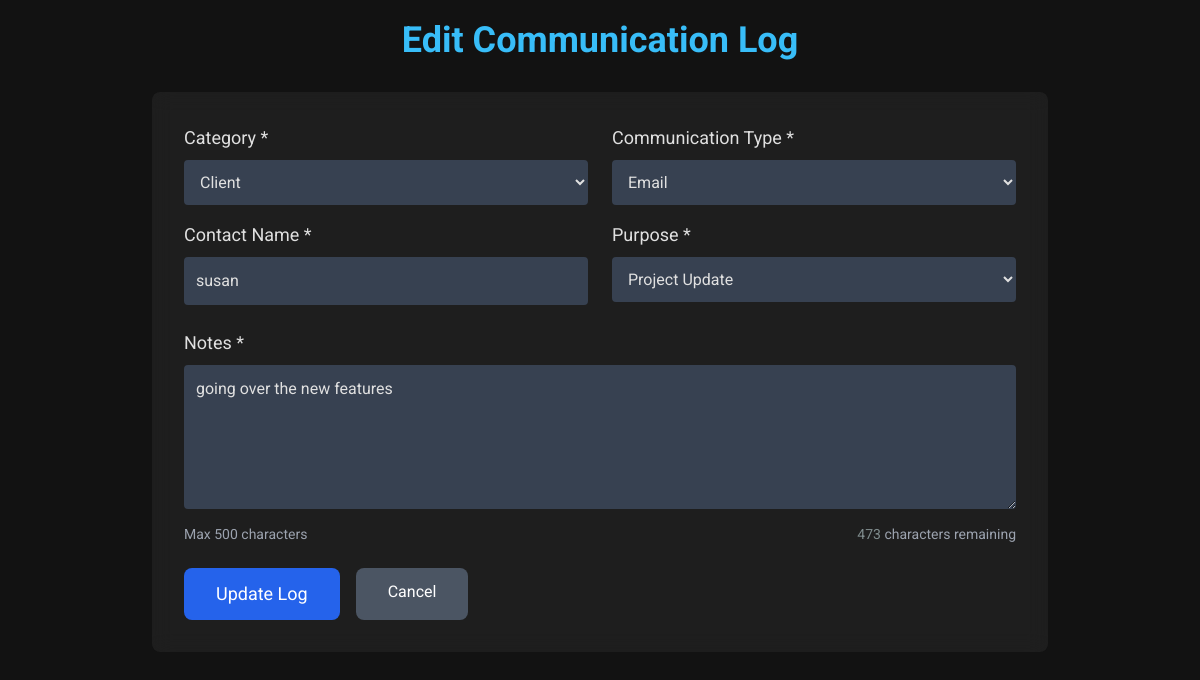
/edit/3 (signed in), run on the app's committed database.
### tables this page shows
CREATE TABLE logs (
            id INTEGER PRIMARY KEY AUTOINCREMENT,
            person_type TEXT NOT NULL,
            name TEXT NOT NULL CHECK(length(name) BETWEEN 2 AND 50),
            date TEXT NOT NULL,
            interaction_type TEXT NOT NULL,
            notes TEXT NOT NULL CHECK(length(notes) <= 500),
            issue_type TEXT NOT NULL,
            user_id INTEGER NOT NULL,
            created_by TEXT NOT NULL,
            FOREIGN KEY (user_id) REFERENCES users(id)
        );

### app.py (the view, shortened to what this page needs)
@app.route('/edit/<int:log_id>', methods=['GET', 'POST'])
@login_required
def edit_log(log_id):
    conn = get_db_connection()
    log = conn.execute('''
        SELECT logs.*, users.username
        FROM logs JOIN users ON logs.user_id = users.id
        WHERE logs.id = ?
    ''', [log_id]).fetchone()
    if not log or int(log['user_id']) != int(current_user.id):
        conn.close()
        flash("You can only edit your own logs", 'error')
        return redirect(url_for('index'))
    conn.close()
    return render_template('edit_log.html', log=dict(log))

### app.py (called while the page is built)
def get_db_connection():
    conn = sqlite3.connect(DATABASE_PATH)
    conn.row_factory = sqlite3.Row
    return conn

@login_manager.user_loader
def load_user(user_id):
    return User(user_id)

### templates/edit_log.html (shortened to what this page needs)
<!DOCTYPE html>
<html lang="en">
<head>
    <script src="https://cdn.tailwindcss.com"></script>
</head>
<body>
    <div class="max-w-4xl mx-auto">
        <h1 class="text-4xl neon font-bold mb-8 text-center">Edit Communication Log</h1>
        <div class="glass p-8 rounded-lg">
            <form method="POST" action="{{ url_for('edit_log', log_id=log.id) }}">
                <div class="grid grid-cols-1 md:grid-cols-2 gap-6 mb-6">
                    <div class="space-y-4">
                        <div>
                            <label for="person_type" class="block mb-2 text-lg">Category *</label>
                            <select id="person_type" name="person_type" class="w-full p-3 rounded bg-gray-700" required>
                                <option value="Client" {% if log.person_type == 'Client' %}selected{% endif %}>Client</option>
                            </select>
                        </div>
                        <div>
                            <label for="name" class="block mb-2 text-lg">Contact Name *</label>
                            <input type="text" id="name" name="name" value="{{ log.name }}"
                                   class="w-full p-3 rounded bg-gray-700"
                                   pattern=".{2,50}"
                                   title="2-50 characters"
                                   required>
                        </div>
                    </div>
                    <div class="space-y-4">
                        <div>
                            <label for="interaction_type" class="block mb-2 text-lg">Communication Type *</label>
                            <select id="interaction_type" name="interaction_type" class="w-full p-3 rounded bg-gray-700" required>
                                <option value="Email" {% if log.interaction_type == 'Email' %}selected{% endif %}>Email</option>
                            </select>
                        </div>
                        <div>
                            <label for="issue_type" class="block mb-2 text-lg">Purpose *</label>
                            <select id="issue_type" name="issue_type" class="w-full p-3 rounded bg-gray-700" required>
                                <option value="Project Update" {% if log.issue_type == 'Project Update' %}selected{% endif %}>Project Update</option>
                            </select>
                        </div>
                    </div>
                </div>
                <div class="mb-6">
                    <label for="notes" class="block mb-2 text-lg">Notes *</label>
                    <textarea id="notes" name="notes"
                              class="w-full p-3 rounded bg-gray-700"
                              rows="5"
                              maxlength="500"
                              required>{{ log.notes }}</textarea>
                    <div class="flex justify-between mt-2">
                        <p class="text-sm text-gray-400">Max 500 characters</p>
                        <p class="text-sm text-gray-400"><span id="char-count">{{ 500 - log.notes|length }}</span> characters remaining</p>
                    </div>
                </div>
                <div class="flex gap-4">
                    <button type="submit" class="btn-glow px-8 py-3 text-lg">Update Log</button>
                    <a href="{{ url_for('index') }}" class="px-8 py-3 bg-gray-600 text-white rounded-lg hover:bg-gray-700 transition">Cancel</a>
                </div>
            </form>
        </div>
    </div>
</body>
</html>

### templates/edit_log.html (style rules this page uses)
body { font-family: 'Roboto', sans-serif; background-color: #121212; color: #e0e0e0; margin: 0; padding: 20px; }
.glass { background: rgba(255, 255, 255, 0.05); backdrop-filter: blur(10px); }
.neon { color: #38bdf8; }
.btn-glow { background-color: #2563eb; color: white; border-radius: 0.5rem; padding: 0.75rem 1.5rem; transition: 0.3s; }

### data on the page
logs: person_type "Client", name "susan", interaction_type "Email", issue_type "Project Update", notes "going over the new features"

### other printed values
{{ 500 - log.notes|length }} "473"
